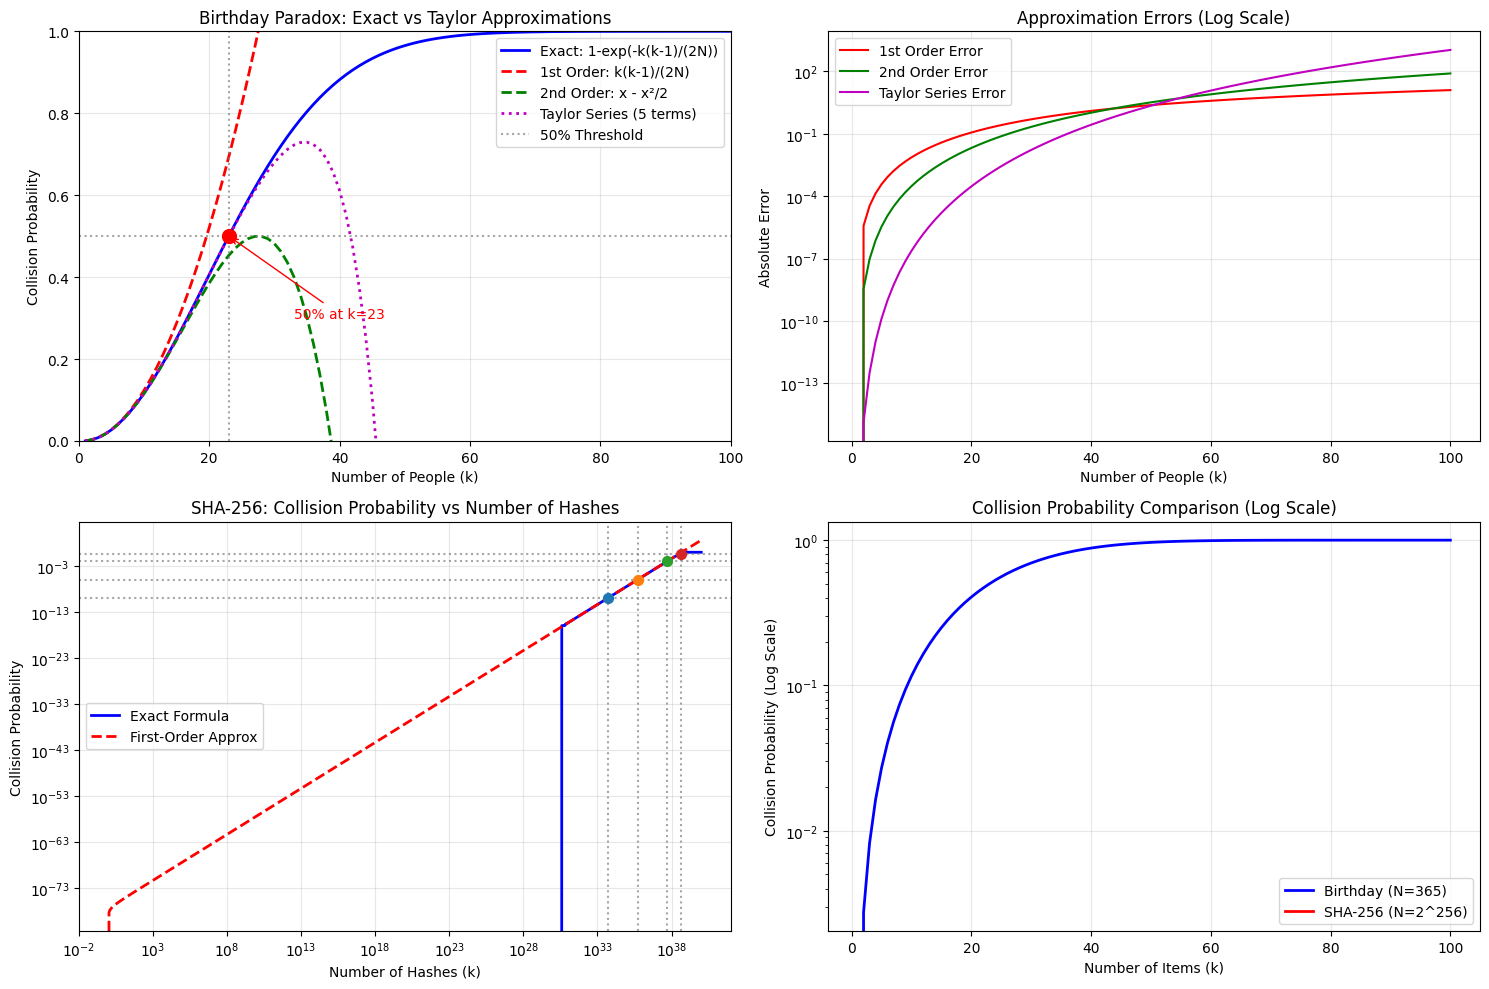

Reproduce this figure in Python.
import numpy as np
import matplotlib.pyplot as plt
from math import factorial

# Function to calculate exact collision probability
def collision_probability_exact(k, N):
    """Exact formula: 1 - exp(-k(k-1)/(2N))"""
    return 1 - np.exp(-(k * (k - 1)) / (2 * N))

# Taylor series approximation functions
def taylor_series_exp(x, terms=10):
    """Taylor series for e^x around x=0"""
    result = 0
    for n in range(terms):
        result += (x**n) / factorial(n)
    return result

def collision_probability_taylor(k, N, terms=10):
    """Taylor series approximation of collision probability"""
    x = -(k * (k - 1)) / (2 * N)
    exp_approx = taylor_series_exp(x, terms)
    return 1 - exp_approx

def collision_probability_first_order(k, N):
    """First-order Taylor approximation: P ≈ k(k-1)/(2N)"""
    return (k * (k - 1)) / (2 * N)

def collision_probability_second_order(k, N):
    """Second-order Taylor approximation"""
    x = (k * (k - 1)) / (2 * N)
    return x - (x**2) / 2

# Settings
k_range = np.arange(1, 101)
k_extended = np.arange(1, 1001)  # Extended range for SHA-256

# Case 1: N = 365 (birthday paradox)
print("=== BIRTHDAY PARADOX (N = 365) ===")
N_birthday = 365

# Calculate probabilities using different methods
prob_exact = collision_probability_exact(k_range, N_birthday)
prob_taylor_5 = collision_probability_taylor(k_range, N_birthday, terms=5)
prob_taylor_10 = collision_probability_taylor(k_range, N_birthday, terms=10)
prob_first_order = collision_probability_first_order(k_range, N_birthday)
prob_second_order = collision_probability_second_order(k_range, N_birthday)

# Find 50% threshold
threshold_idx = np.argmax(prob_exact >= 0.5)
threshold_k = k_range[threshold_idx]
print(f"50% threshold reached at k = {threshold_k} people")
print(f"Exact probability at k={threshold_k}: {prob_exact[threshold_idx]:.4f}")
print(f"First-order approx at k={threshold_k}: {prob_first_order[threshold_idx]:.4f}")
print(f"Second-order approx at k={threshold_k}: {prob_second_order[threshold_idx]:.4f}")

# Plot birthday paradox with Taylor approximations
plt.figure(figsize=(15, 10))

# Main comparison plot
plt.subplot(2, 2, 1)
plt.plot(k_range, prob_exact, 'b-', linewidth=2, label='Exact: 1-exp(-k(k-1)/(2N))')
plt.plot(k_range, prob_first_order, 'r--', linewidth=2, label='1st Order: k(k-1)/(2N)')
plt.plot(k_range, prob_second_order, 'g--', linewidth=2, label='2nd Order: x - x²/2')
plt.plot(k_range, prob_taylor_5, 'm:', linewidth=2, label='Taylor Series (5 terms)')
plt.axhline(0.5, color='gray', linestyle=':', alpha=0.7, label='50% Threshold')
plt.axvline(threshold_k, color='gray', linestyle=':', alpha=0.7)
plt.scatter(threshold_k, prob_exact[threshold_idx], color='red', s=100, zorder=5)
plt.annotate(f'50% at k={threshold_k}', 
             xy=(threshold_k, 0.5), xytext=(threshold_k+10, 0.3),
             arrowprops=dict(arrowstyle='->', color='red'),
             fontsize=10, color='red')
plt.title('Birthday Paradox: Exact vs Taylor Approximations')
plt.xlabel('Number of People (k)')
plt.ylabel('Collision Probability')
plt.legend()
plt.grid(True, alpha=0.3)
plt.xlim(0, 100)
plt.ylim(0, 1)

# Error analysis
plt.subplot(2, 2, 2)
error_first = np.abs(prob_exact - prob_first_order)
error_second = np.abs(prob_exact - prob_second_order)
error_taylor = np.abs(prob_exact - prob_taylor_5)
plt.semilogy(k_range, error_first, 'r-', label='1st Order Error')
plt.semilogy(k_range, error_second, 'g-', label='2nd Order Error')
plt.semilogy(k_range, error_taylor, 'm-', label='Taylor Series Error')
plt.title('Approximation Errors (Log Scale)')
plt.xlabel('Number of People (k)')
plt.ylabel('Absolute Error')
plt.legend()
plt.grid(True, alpha=0.3)

# Case 2: SHA-256 analysis
print("\n=== SHA-256 HASH COLLISION (N = 2^256) ===")
N_sha256 = 2**256
print(f"SHA-256 hash space size: 2^256 ≈ {N_sha256:.2e}")

# For SHA-256, we need much larger k values to see meaningful probabilities
k_sha256 = np.logspace(0, 40, 1000)  # From 1 to 10^40

prob_sha256_exact = collision_probability_exact(k_sha256, N_sha256)
prob_sha256_first = collision_probability_first_order(k_sha256, N_sha256)

# Find where probability reaches various thresholds
thresholds = [1e-10, 1e-6, 0.01, 0.5]
threshold_ks = []
for thresh in thresholds:
    idx = np.argmax(prob_sha256_exact >= thresh)
    if prob_sha256_exact[idx] >= thresh:
        threshold_ks.append(k_sha256[idx])
        print(f"{thresh*100}% threshold at k ≈ {k_sha256[idx]:.2e}")
    else:
        threshold_ks.append(None)

# SHA-256 collision probability plot
plt.subplot(2, 2, 3)
plt.loglog(k_sha256, prob_sha256_exact, 'b-', linewidth=2, label='Exact Formula')
plt.loglog(k_sha256, prob_sha256_first, 'r--', linewidth=2, label='First-Order Approx')
for i, (thresh, k_thresh) in enumerate(zip(thresholds, threshold_ks)):
    if k_thresh is not None:
        plt.axhline(thresh, color='gray', linestyle=':', alpha=0.7)
        plt.axvline(k_thresh, color='gray', linestyle=':', alpha=0.7)
        plt.scatter(k_thresh, thresh, s=50, zorder=5)
plt.title('SHA-256: Collision Probability vs Number of Hashes')
plt.xlabel('Number of Hashes (k)')
plt.ylabel('Collision Probability')
plt.legend()
plt.grid(True, alpha=0.3)

# Practical comparison
plt.subplot(2, 2, 4)
# Show both on same scale for small k values
k_small = np.arange(1, 101)
prob_birthday_small = collision_probability_exact(k_small, N_birthday)
prob_sha256_small = collision_probability_exact(k_small, N_sha256)

plt.semilogy(k_small, prob_birthday_small, 'b-', linewidth=2, label='Birthday (N=365)')
plt.semilogy(k_small, prob_sha256_small, 'r-', linewidth=2, label='SHA-256 (N=2^256)')
plt.title('Collision Probability Comparison (Log Scale)')
plt.xlabel('Number of Items (k)')
plt.ylabel('Collision Probability (Log Scale)')
plt.legend()
plt.grid(True, alpha=0.3)

plt.tight_layout()
plt.show()

# Theoretical analysis
print("\n=== THEORETICAL ANALYSIS ===")
print("Taylor Series Expansion of 1 - e^(-x) around x=0:")
print("1 - e^(-x) = x - x²/2! + x³/3! - x⁴/4! + ...")
print("where x = k(k-1)/(2N)")
print("\nFor birthday paradox (N=365):")
print("- First-order approximation works well for small k")
print("- Second-order needed for k > 20")
print("- Full series converges rapidly")
print("\nFor SHA-256 (N=2^256):")
print("- First-order approximation excellent for reasonable k values")
print(f"- Need k ≈ 2^128 ≈ {2**128:.2e} for 50% collision probability")
print("- This is computationally infeasible")

# Calculate birthday paradox threshold more precisely
def find_exact_threshold(N, target_prob=0.5):
    """Find exact k where collision probability reaches target"""
    # Using the exact formula and solving numerically
    k = 1
    while collision_probability_exact(k, N) < target_prob:
        k += 1
    return k

exact_birthday_threshold = find_exact_threshold(N_birthday)
print(f"\nExact birthday paradox threshold: {exact_birthday_threshold} people")

# Show approximation quality at threshold
x_thresh = (exact_birthday_threshold * (exact_birthday_threshold - 1)) / (2 * N_birthday)
print(f"At threshold, x = k(k-1)/(2N) = {x_thresh:.4f}")
print(f"First-order approx: {x_thresh:.4f}")
print(f"Second-order approx: {x_thresh - x_thresh**2/2:.4f}")
print(f"Exact (1-e^(-x)): {1 - np.exp(-x_thresh):.4f}")

"""
=== BIRTHDAY PARADOX (N = 365) ===
50% threshold reached at k = 23 people
Exact probability at k=23: 0.5000
First-order approx at k=23: 0.6932
Second-order approx at k=23: 0.4529

=== SHA-256 HASH COLLISION (N = 2^256) ===
SHA-256 hash space size: 2^256 ≈ 1.16e+77
1e-08% threshold at k ≈ 5.17e+33
9.999999999999999e-05% threshold at k ≈ 5.20e+35
1.0% threshold at k ≈ 5.22e+37
50.0% threshold at k ≈ 4.35e+38

=== THEORETICAL ANALYSIS ===
Taylor Series Expansion of 1 - e^(-x) around x=0:
1 - e^(-x) = x - x²/2! + x³/3! - x⁴/4! + ...
where x = k(k-1)/(2N)

For birthday paradox (N=365):
- First-order approximation works well for small k
- Second-order needed for k > 20
- Full series converges rapidly

For SHA-256 (N=2^256):
- First-order approximation excellent for reasonable k values
- Need k ≈ 2^128 ≈ 3.40e+38 for 50% collision probability
- This is computationally infeasible

Exact birthday paradox threshold: 23 people
At threshold, x = k(k-1)/(2N) = 0.6932
First-order approx: 0.6932
Second-order approx: 0.4529
Exact (1-e^(-x)): 0.5000
""" 
